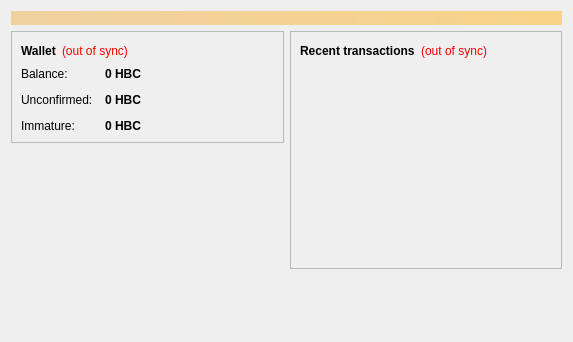
<?xml version="1.0" encoding="UTF-8"?>
<ui version="4.0">
 <class>OverviewPage</class>
 <widget class="QWidget" name="OverviewPage">
  <property name="geometry">
   <rect>
    <x>0</x>
    <y>0</y>
    <width>573</width>
    <height>342</height>
   </rect>
  </property>
  <property name="windowTitle">
   <string>Form</string>
  </property>
  <layout class="QVBoxLayout" name="topLayout">
   <item>
    <widget class="QLabel" name="labelAlerts">
     <property name="visible">
      <bool>false</bool>
     </property>
     <property name="styleSheet">
      <string notr="true">background-color: qlineargradient(x1: 0, y1: 0, x2: 1, y2: 0, stop:0 #F0D0A0, stop:1 #F8D488); color:#000000;</string>
     </property>
     <property name="wordWrap">
      <bool>true</bool>
     </property>
     <property name="margin">
      <number>3</number>
     </property>
    </widget>
   </item>
   <item>
    <layout class="QHBoxLayout" name="horizontalLayout" stretch="1,1">
     <item>
      <layout class="QVBoxLayout" name="verticalLayout_2">
       <item>
        <widget class="QFrame" name="frame">
         <property name="frameShape">
          <enum>QFrame::StyledPanel</enum>
         </property>
         <property name="frameShadow">
          <enum>QFrame::Raised</enum>
         </property>
         <layout class="QVBoxLayout" name="verticalLayout_4">
          <item>
           <layout class="QHBoxLayout" name="horizontalLayout_4">
            <item>
             <widget class="QLabel" name="label_5">
              <property name="font">
               <font>
                <weight>75</weight>
                <bold>true</bold>
               </font>
              </property>
              <property name="text">
               <string>Wallet</string>
              </property>
             </widget>
            </item>
            <item>
             <widget class="QLabel" name="labelWalletStatus">
              <property name="toolTip">
               <string>The displayed information may be out of date. Your wallet automatically synchronizes with the Hobbitcoin network after a connection is established, but this process has not completed yet.</string>
              </property>
              <property name="styleSheet">
               <string notr="true">QLabel { color: red; }</string>
              </property>
              <property name="text">
               <string notr="true">(out of sync)</string>
              </property>
              <property name="alignment">
               <set>Qt::AlignLeading|Qt::AlignLeft|Qt::AlignVCenter</set>
              </property>
             </widget>
            </item>
            <item>
             <spacer name="horizontalSpacer_2">
              <property name="orientation">
               <enum>Qt::Horizontal</enum>
              </property>
              <property name="sizeHint" stdset="0">
               <size>
                <width>40</width>
                <height>20</height>
               </size>
              </property>
             </spacer>
            </item>
           </layout>
          </item>
          <item>
           <layout class="QFormLayout" name="formLayout_2">
            <property name="fieldGrowthPolicy">
             <enum>QFormLayout::AllNonFixedFieldsGrow</enum>
            </property>
            <property name="horizontalSpacing">
             <number>12</number>
            </property>
            <property name="verticalSpacing">
             <number>12</number>
            </property>
            <item row="0" column="0">
             <widget class="QLabel" name="label">
              <property name="text">
               <string>Balance:</string>
              </property>
             </widget>
            </item>
            <item row="0" column="1">
             <widget class="QLabel" name="labelBalance">
              <property name="font">
               <font>
                <weight>75</weight>
                <bold>true</bold>
               </font>
              </property>
              <property name="cursor">
               <cursorShape>IBeamCursor</cursorShape>
              </property>
              <property name="toolTip">
               <string>Your current balance</string>
              </property>
              <property name="text">
               <string notr="true">0 HBC</string>
              </property>
              <property name="textInteractionFlags">
               <set>Qt::LinksAccessibleByMouse|Qt::TextSelectableByKeyboard|Qt::TextSelectableByMouse</set>
              </property>
             </widget>
            </item>
            <item row="1" column="0">
             <widget class="QLabel" name="label_3">
              <property name="text">
               <string>Unconfirmed:</string>
              </property>
             </widget>
            </item>
            <item row="1" column="1">
             <widget class="QLabel" name="labelUnconfirmed">
              <property name="font">
               <font>
                <weight>75</weight>
                <bold>true</bold>
               </font>
              </property>
              <property name="cursor">
               <cursorShape>IBeamCursor</cursorShape>
              </property>
              <property name="toolTip">
               <string>Total of transactions that have yet to be confirmed, and do not yet count toward the current balance</string>
              </property>
              <property name="text">
               <string notr="true">0 HBC</string>
              </property>
              <property name="textInteractionFlags">
               <set>Qt::LinksAccessibleByMouse|Qt::TextSelectableByKeyboard|Qt::TextSelectableByMouse</set>
              </property>
             </widget>
            </item>
            <item row="2" column="0">
             <widget class="QLabel" name="labelImmatureText">
              <property name="text">
               <string>Immature:</string>
              </property>
             </widget>
            </item>
            <item row="2" column="1">
             <widget class="QLabel" name="labelImmature">
              <property name="font">
               <font>
                <weight>75</weight>
                <bold>true</bold>
               </font>
              </property>
              <property name="toolTip">
               <string>Mined balance that has not yet matured</string>
              </property>
              <property name="text">
               <string notr="true">0 HBC</string>
              </property>
              <property name="textInteractionFlags">
               <set>Qt::LinksAccessibleByMouse|Qt::TextSelectableByKeyboard|Qt::TextSelectableByMouse</set>
              </property>
             </widget>
            </item>
           </layout>
          </item>
         </layout>
        </widget>
       </item>
       <item>
        <spacer name="verticalSpacer">
         <property name="orientation">
          <enum>Qt::Vertical</enum>
         </property>
         <property name="sizeHint" stdset="0">
          <size>
           <width>20</width>
           <height>40</height>
          </size>
         </property>
        </spacer>
       </item>
      </layout>
     </item>
     <item>
      <layout class="QVBoxLayout" name="verticalLayout_3">
       <item>
        <widget class="QFrame" name="frame_2">
         <property name="frameShape">
          <enum>QFrame::StyledPanel</enum>
         </property>
         <property name="frameShadow">
          <enum>QFrame::Raised</enum>
         </property>
         <layout class="QVBoxLayout" name="verticalLayout">
          <item>
           <layout class="QHBoxLayout" name="horizontalLayout_2">
            <item>
             <widget class="QLabel" name="label_4">
              <property name="text">
               <string>&lt;b&gt;Recent transactions&lt;/b&gt;</string>
              </property>
             </widget>
            </item>
            <item>
             <widget class="QLabel" name="labelTransactionsStatus">
              <property name="toolTip">
               <string>The displayed information may be out of date. Your wallet automatically synchronizes with the Hobbitcoin network after a connection is established, but this process has not completed yet.</string>
              </property>
              <property name="styleSheet">
               <string notr="true">QLabel { color: red; }</string>
              </property>
              <property name="text">
               <string notr="true">(out of sync)</string>
              </property>
              <property name="alignment">
               <set>Qt::AlignRight|Qt::AlignTrailing|Qt::AlignVCenter</set>
              </property>
             </widget>
            </item>
            <item>
             <spacer name="horizontalSpacer">
              <property name="orientation">
               <enum>Qt::Horizontal</enum>
              </property>
              <property name="sizeHint" stdset="0">
               <size>
                <width>40</width>
                <height>20</height>
               </size>
              </property>
             </spacer>
            </item>
           </layout>
          </item>
          <item>
           <widget class="QListView" name="listTransactions">
            <property name="styleSheet">
             <string notr="true">QListView { background: transparent; }</string>
            </property>
            <property name="frameShape">
             <enum>QFrame::NoFrame</enum>
            </property>
            <property name="verticalScrollBarPolicy">
             <enum>Qt::ScrollBarAlwaysOff</enum>
            </property>
            <property name="horizontalScrollBarPolicy">
             <enum>Qt::ScrollBarAlwaysOff</enum>
            </property>
            <property name="selectionMode">
             <enum>QAbstractItemView::NoSelection</enum>
            </property>
           </widget>
          </item>
         </layout>
        </widget>
       </item>
       <item>
        <spacer name="verticalSpacer_2">
         <property name="orientation">
          <enum>Qt::Vertical</enum>
         </property>
         <property name="sizeHint" stdset="0">
          <size>
           <width>20</width>
           <height>40</height>
          </size>
         </property>
        </spacer>
       </item>
      </layout>
     </item>
    </layout>
   </item>
  </layout>
 </widget>
 <resources/>
 <connections/>
</ui>
